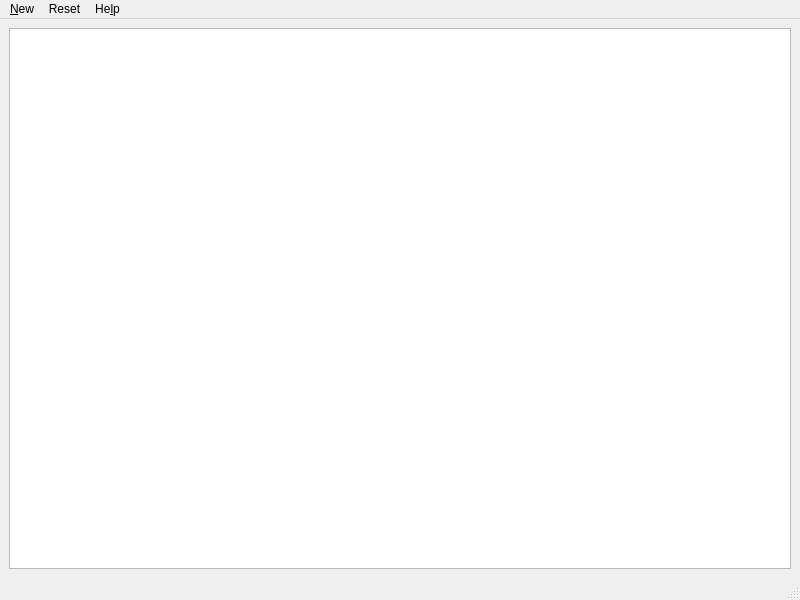
<?xml version="1.0" encoding="UTF-8"?>
<ui version="4.0">
 <class>LudoWindow</class>
 <widget class="QMainWindow" name="LudoWindow">
  <property name="geometry">
   <rect>
    <x>0</x>
    <y>0</y>
    <width>800</width>
    <height>600</height>
   </rect>
  </property>
  <property name="minimumSize">
   <size>
    <width>800</width>
    <height>600</height>
   </size>
  </property>
  <property name="windowTitle">
   <string>MainWindow</string>
  </property>
  <widget class="QWidget" name="centralwidget">
   <layout class="QVBoxLayout" name="verticalLayout">
    <item>
     <widget class="QGraphicsView" name="graphicsView"/>
    </item>
   </layout>
  </widget>
  <widget class="QMenuBar" name="menubar">
   <property name="geometry">
    <rect>
     <x>0</x>
     <y>0</y>
     <width>800</width>
     <height>29</height>
    </rect>
   </property>
   <widget class="QMenu" name="menuNew_Game">
    <property name="title">
     <string>&amp;New</string>
    </property>
    <addaction name="actionNew_Game"/>
    <addaction name="actionLoad_Game"/>
    <addaction name="actionSave_Game"/>
    <addaction name="separator"/>
    <addaction name="actionQuit"/>
   </widget>
   <widget class="QMenu" name="menuReset">
    <property name="title">
     <string>Reset</string>
    </property>
   </widget>
   <widget class="QMenu" name="menuHelp">
    <property name="title">
     <string>He&amp;lp</string>
    </property>
    <addaction name="actionHow_to_Play"/>
    <addaction name="actionAbout_Ludo"/>
   </widget>
   <addaction name="menuNew_Game"/>
   <addaction name="menuReset"/>
   <addaction name="menuHelp"/>
  </widget>
  <widget class="QStatusBar" name="statusbar"/>
  <action name="actionNew_Game">
   <property name="text">
    <string>&amp;New Game</string>
   </property>
  </action>
  <action name="actionLoad_Game">
   <property name="text">
    <string>&amp;Load Game</string>
   </property>
  </action>
  <action name="actionSave_Game">
   <property name="text">
    <string>&amp;Save Game</string>
   </property>
  </action>
  <action name="actionQuit">
   <property name="text">
    <string>&amp;Quit</string>
   </property>
  </action>
  <action name="actionHow_to_Play">
   <property name="text">
    <string>&amp;How to Play</string>
   </property>
  </action>
  <action name="actionAbout_Ludo">
   <property name="text">
    <string>&amp;About Ludo</string>
   </property>
  </action>
 </widget>
 <resources/>
 <connections/>
</ui>
